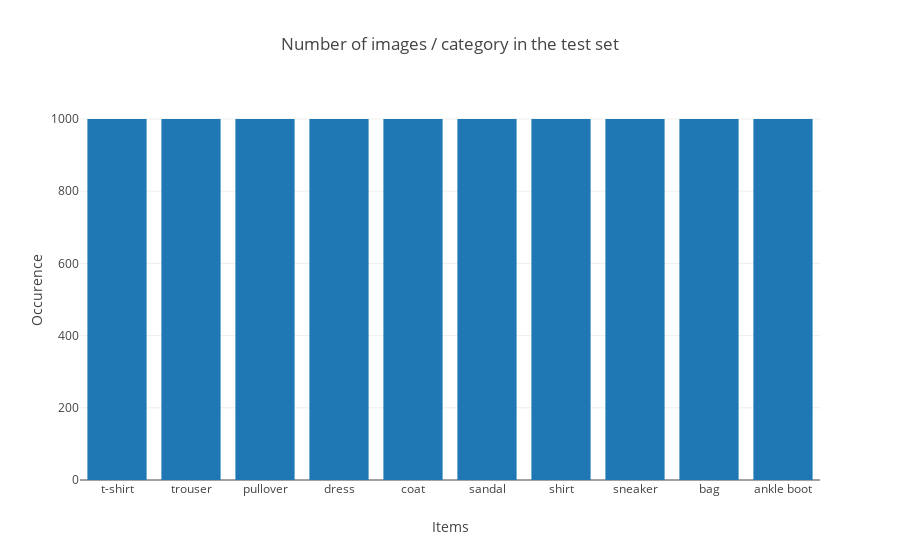

This figure's notebook cell:
### Code cell
classes = np.array(test.iloc[:, 0].values)
unique, counts = np.unique(classes, return_counts=True)

trace = go.Bar(
    x=CATEGORIES,
    y=counts
)

layout = dict(title = 'Number of images / category in the test set',
              xaxis = dict(title = 'Items'),
              yaxis = dict(title = 'Occurence'))

py.iplot(dict(data=[trace], layout=layout))

### Figure 1 — Plotly figure (JSON) as saved in the notebook; plotly's stock layout.template omitted (floating-point values rounded to 4 significant figures)
{"data": [{"type": "bar", "x": ["t-shirt", "trouser", "pullover", "dress", "coat", "sandal", "shirt", "sneaker", "bag", "ankle boot"], "y": [1000, 1000, 1000, 1000, 1000, 1000, 1000, 1000, 1000, 1000]}], "layout": {"title": "Number of images / category in the test set", "xaxis": {"title": "Items"}, "yaxis": {"title": "Occurence"}}}
